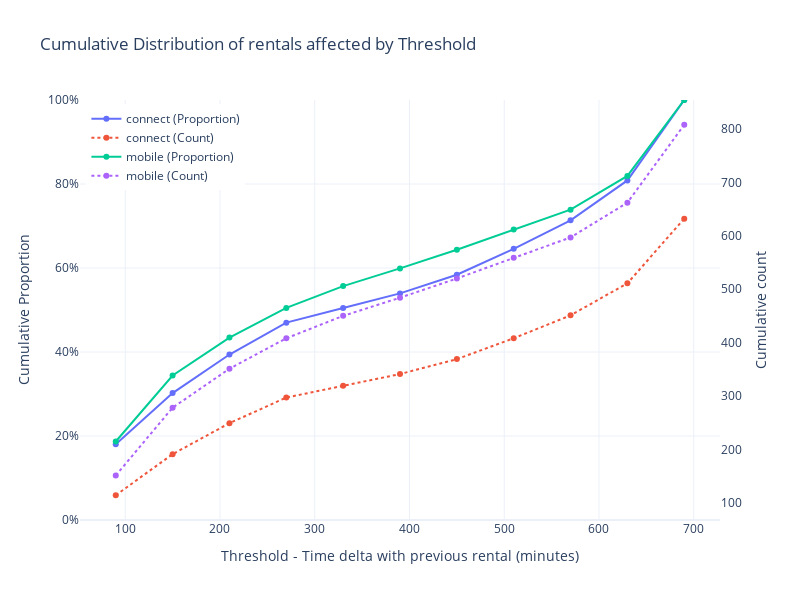

Source (notebook cell):
### Markdown cell above
#### 2. How many rentals would be affected by the feature depending on the threshold and the scope we choose? ####

### Code cell
from plotly.subplots import make_subplots

n = 12  # Number of values
step = 60
custom_bins = np.arange(step, (n + 1) * step, step)
bin_midpoints = 0.5 * (custom_bins[:-1] + custom_bins[1:])

# Prepare subplot layout
scopes = sorted(delay_analysis_dtf["checkin_type"].unique())
n_rows = len(scopes)

fig = go.Figure()

# Add traces
for i, scope in enumerate(scopes):
    data = delay_analysis_delta_with_previous_dtf[delay_analysis_delta_with_previous_dtf["checkin_type"] == scope]["time_delta_with_previous_rental_in_minutes"]
    #counts, _ = np.histogram(data, bins=custom_bins, density=False)
    hist, _ = np.histogram(data, bins=custom_bins, density=False)
    #proportions = counts / counts.sum()
    #cumulative = np.cumsum(proportions)
    cumulative_counts = np.cumsum(hist)
    proportions = cumulative_counts / cumulative_counts[-1]  # Normalize to 1

    print("cumulative_counts")
    print(cumulative_counts)

    print("proportions")
    print(proportions)
    fig.add_trace(
        go.Scatter(
            x=bin_midpoints,
            y=proportions,
            mode='lines+markers',
            name=f"{scope} (Proportion)",
            yaxis="y1",
            showlegend=True,
        )
    )

    # Secondary Y-Axis (Proportion × constant)
    fig.add_trace(go.Scatter(
        x=bin_midpoints,
        y=cumulative_counts,
        name=f"{scope} (Count)",
        yaxis="y2",
        mode="lines+markers",
        line=dict(dash='dot')
    ),
    )

# Layout
fig.update_layout(
    height= 300 * n_rows,
    width = 800,
    yaxis=dict(title="Proportion", tickformat=".0%", range=[0, 1], side='left'),
    yaxis2=dict(
        title="Cumulative count",
        overlaying="y",
        side="right", showgrid=False
    ),
    title_text="Cumulative Distribution of rentals affected by Threshold",
    xaxis_title="Threshold - Time delta with previous rental (minutes)",
    yaxis_title="Cumulative Proportion",
    template="plotly_white",
    legend=dict(x=0.01, y=0.99),
)

fig.show()

### Figure 1 — Plotly figure (JSON) as saved in the notebook; plotly's stock layout.template omitted (floating-point values rounded to 4 significant figures)
{"data": [{"mode": "lines+markers", "name": "connect (Proportion)", "showlegend": true, "type": "scatter", "x": [90, 150, 210, 270, 330, 390, 450, 510, 570, 630, 690], "y": [0.1804, 0.3022, 0.394, 0.4699, 0.5047, 0.5396, 0.5839, 0.6456, 0.7136, 0.8085, 1], "yaxis": "y"}, {"line": {"dash": "dot"}, "mode": "lines+markers", "name": "connect (Count)", "type": "scatter", "x": [90, 150, 210, 270, 330, 390, 450, 510, 570, 630, 690], "y": [114, 191, 249, 297, 319, 341, 369, 408, 451, 511, 632], "yaxis": "y2"}, {"mode": "lines+markers", "name": "mobile (Proportion)", "showlegend": true, "type": "scatter", "x": [90, 150, 210, 270, 330, 390, 450, 510, 570, 630, 690], "y": [0.1869, 0.3441, 0.4344, 0.505, 0.5569, 0.599, 0.6436, 0.6918, 0.7389, 0.8193, 1], "yaxis": "y"}, {"line": {"dash": "dot"}, "mode": "lines+markers", "name": "mobile (Count)", "type": "scatter", "x": [90, 150, 210, 270, 330, 390, 450, 510, 570, 630, 690], "y": [151, 278, 351, 408, 450, 484, 520, 559, 597, 662, 808], "yaxis": "y2"}], "layout": {"height": 600, "legend": {"x": 0.01, "y": 0.99}, "title": {"text": "Cumulative Distribution of rentals affected by Threshold"}, "width": 800, "xaxis": {"title": {"text": "Threshold - Time delta with previous rental (minutes)"}}, "yaxis": {"range": [0, 1], "side": "left", "tickformat": ".0%", "title": {"text": "Cumulative Proportion"}}, "yaxis2": {"overlaying": "y", "showgrid": false, "side": "right", "title": {"text": "Cumulative count"}}}}
